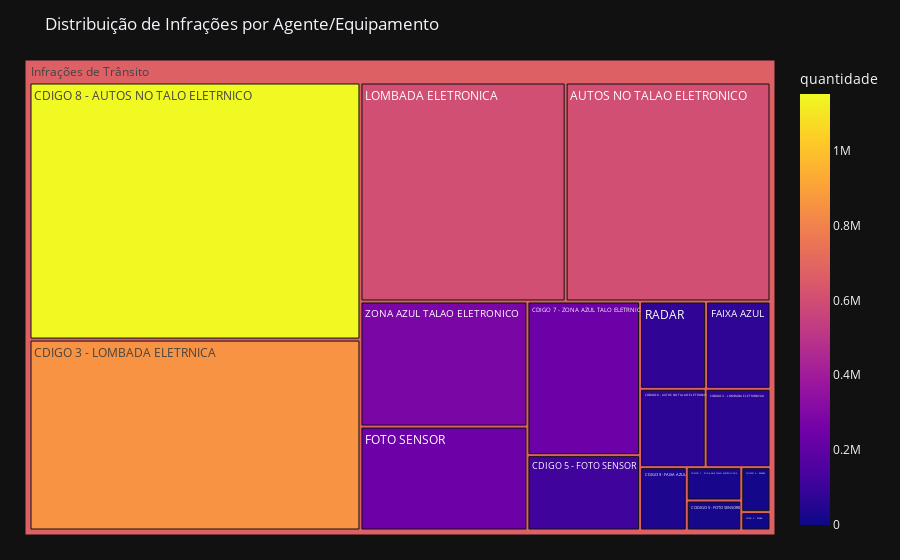

Notebook cell for this chart:
### Code cell
# === Padronização dos nomes dos agentes ===
agente_equip = {
    'Cdigo 8 - AUTOS NO TALO ELETRNICO': 'AUTOS NO TALO ELETRONICO',
    'Cdigo 7 - ZONA AZUL TALO ELETRNICO': 'ZONA AZUL TALAO ELETRONICO',
    'Cdigo 3 - LOMBADA ELETRNICA': 'LOMBADA ELETRONICA',
    'Cdigo 5 - FOTO SENSOR': 'FOTO SENSOR',
    'Cdigo 9 - FAIXA AZUL': 'FAIXA AZUL',
    'Cdigo 6 - AUTOS NO TALO MANUAL': 'AUTOS NO TALO MANUAL',
    'Cdigo 4 - RADAR': 'RADAR',
    'Código 4 - RADAR': 'RADAR',
    'Código 8 - AUTOS NO TALÃO ELETRÔNICO': 'AUTOS NO TALAO ELETRONICO',
    'Código 5 - FOTO SENSOR': 'FOTO SENSOR',
    'Código 3 - LOMBADA ELETRÔNICA,0': 'LOMBADA ELETRONICA',
    'Código 8 - AUTOS NO TALÃO ELETRÔNICO,0': 'AUTOS NO TALAO ELETRONICO',
    'Código 7 - ZONA AZUL TALÃO ELETRÔNICO,0': 'ZONA AZUL TALAO ELETRONICO',
    'Código 4 - RADAR,0': 'RADAR',
    'Código 8 - AUTOS NO TALÃO ELETRÔNICO ': 'AUTOS NO TALAO ELETRONICO',
    'Código 3 - LOMBADA ELETRÔNICA        ': 'LOMBADA ELETRONICA',
    'Código 5 - FOTO SENSOR               ': 'FOTO SENSOR',
    'Código 4 - RADAR                     ': 'RADAR',
    'Código 9 - FAIXA AZUL                ': 'FAIXA AZUL',
    'Código 9 - FAIXA AZUL': 'FAIXA AZUL'
}

# === Normaliza os textos ===
df['agenteequipamento'] = (
    df['agenteequipamento']
    .astype(str)
    .str.strip()
    .replace(agente_equip)
)

# === Cria o DataFrame de contagem ===
contagem_agente = (
    df['agenteequipamento']
    .value_counts()
    .reset_index()
)

# === Corrige nome das colunas manualmente (sem erro) ===
contagem_agente.columns = ['agenteequipamento', 'quantidade']

print(contagem_agente.head())
print("Colunas:", contagem_agente.columns)

# === Gera o gráfico Treemap ===
fig = px.treemap(
    contagem_agente,
    path=[px.Constant('Infrações de Trânsito'), 'agenteequipamento'],
    values='quantidade',
    color='quantidade',
    color_continuous_scale='Plasma',
    title='Distribuição de Infrações por Agente/Equipamento'
)

fig.update_layout(
    template='plotly_dark',
    margin=dict(t=60, l=25, r=25, b=25)
)

fig.show()

### Figure 1 — Plotly figure (JSON) as saved in the notebook; plotly's stock layout.template omitted (floating-point values rounded to 4 significant figures)
{"data": [{"branchvalues": "total", "customdata": [[1151000.0], [855100.0], [608100.0], [607100.0], [282600.0], [234800.0], [234300.0], [114900.0], [77990.0], [76030.0], [69510.0], [68780.0], [40000.0], [24620.0], [22160.0], [17760.0], [7255.0], [2.0], [672800.0]], "domain": {"x": [0, 1], "y": [0, 1]}, "hovertemplate": "labels=%{label}<br>quantidade_sum=%{value}<br>parent=%{parent}<br>id=%{id}<br>quantidade=%{color}<extra></extra>", "ids": ["Infrações de Trânsito/CDIGO 8 - AUTOS NO TALO ELETRNICO", "Infrações de Trânsito/CDIGO 3 - LOMBADA ELETRNICA", "Infrações de Trânsito/LOMBADA ELETRONICA", "Infrações de Trânsito/AUTOS NO TALAO ELETRONICO", "Infrações de Trânsito/ZONA AZUL TALAO ELETRONICO", "Infrações de Trânsito/FOTO SENSOR", "Infrações de Trânsito/CDIGO 7 - ZONA AZUL TALO ELETRNICO", "Infrações de Trânsito/CDIGO 5 - FOTO SENSOR", "Infrações de Trânsito/RADAR", "Infrações de Trânsito/FAIXA AZUL", "Infrações de Trânsito/CODIGO 8 - AUTOS NO TALAO ELETRONICO0", "Infrações de Trânsito/CODIGO 3 - LOMBADA ELETRONICA0", "Infrações de Trânsito/CDIGO 9 - FAIXA AZUL", "Infrações de Trânsito/CODIGO 7 - ZONA AZUL TALAO ELETRONICO0", "Infrações de Trânsito/CODIGO 5 - FOTO SENSOR0", "Infrações de Trânsito/CODIGO 4 - RADAR0", "Infrações de Trânsito/CDIGO 4 - RADAR", "Infrações de Trânsito/CDIGO 6 - AUTOS NO TALO MANUAL", "Infrações de Trânsito"], "labels": ["CDIGO 8 - AUTOS NO TALO ELETRNICO", "CDIGO 3 - LOMBADA ELETRNICA", "LOMBADA ELETRONICA", "AUTOS NO TALAO ELETRONICO", "ZONA AZUL TALAO ELETRONICO", "FOTO SENSOR", "CDIGO 7 - ZONA AZUL TALO ELETRNICO", "CDIGO 5 - FOTO SENSOR", "RADAR", "FAIXA AZUL", "CODIGO 8 - AUTOS NO TALAO ELETRONICO0", "CODIGO 3 - LOMBADA ELETRONICA0", "CDIGO 9 - FAIXA AZUL", "CODIGO 7 - ZONA AZUL TALAO ELETRONICO0", "CODIGO 5 - FOTO SENSOR0", "CODIGO 4 - RADAR0", "CDIGO 4 - RADAR", "CDIGO 6 - AUTOS NO TALO MANUAL", "Infrações de Trânsito"], "marker": {"coloraxis": "coloraxis", "colors": [1151000.0, 855100.0, 608100.0, 607100.0, 282600.0, 234800.0, 234300.0, 114900.0, 77990.0, 76030.0, 69510.0, 68780.0, 40000.0, 24620.0, 22160.0, 17760.0, 7255.0, 2.0, 672800.0]}, "name": "", "parents": ["Infrações de Trânsito", "Infrações de Trânsito", "Infrações de Trânsito", "Infrações de Trânsito", "Infrações de Trânsito", "Infrações de Trânsito", "Infrações de Trânsito", "Infrações de Trânsito", "Infrações de Trânsito", "Infrações de Trânsito", "Infrações de Trânsito", "Infrações de Trânsito", "Infrações de Trânsito", "Infrações de Trânsito", "Infrações de Trânsito", "Infrações de Trânsito", "Infrações de Trânsito", "Infrações de Trânsito", ""], "type": "treemap", "values": [1151000.0, 855100.0, 608100.0, 607100.0, 282600.0, 234800.0, 234300.0, 114900.0, 77990.0, 76030.0, 69510.0, 68780.0, 40000.0, 24620.0, 22160.0, 17760.0, 7255.0, 2.0, 4492000.0]}], "layout": {"coloraxis": {"colorbar": {"title": {"text": "quantidade"}}, "colorscale": [[0, "#0d0887"], [0.1111, "#46039f"], [0.2222, "#7201a8"], [0.3333, "#9c179e"], [0.4444, "#bd3786"], [0.5556, "#d8576b"], [0.6667, "#ed7953"], [0.7778, "#fb9f3a"], [0.8889, "#fdca26"], [1, "#f0f921"]]}, "legend": {"tracegroupgap": 0}, "margin": {"b": 25, "l": 25, "r": 25, "t": 60}, "title": {"text": "Distribuição de Infrações por Agente/Equipamento"}}}
